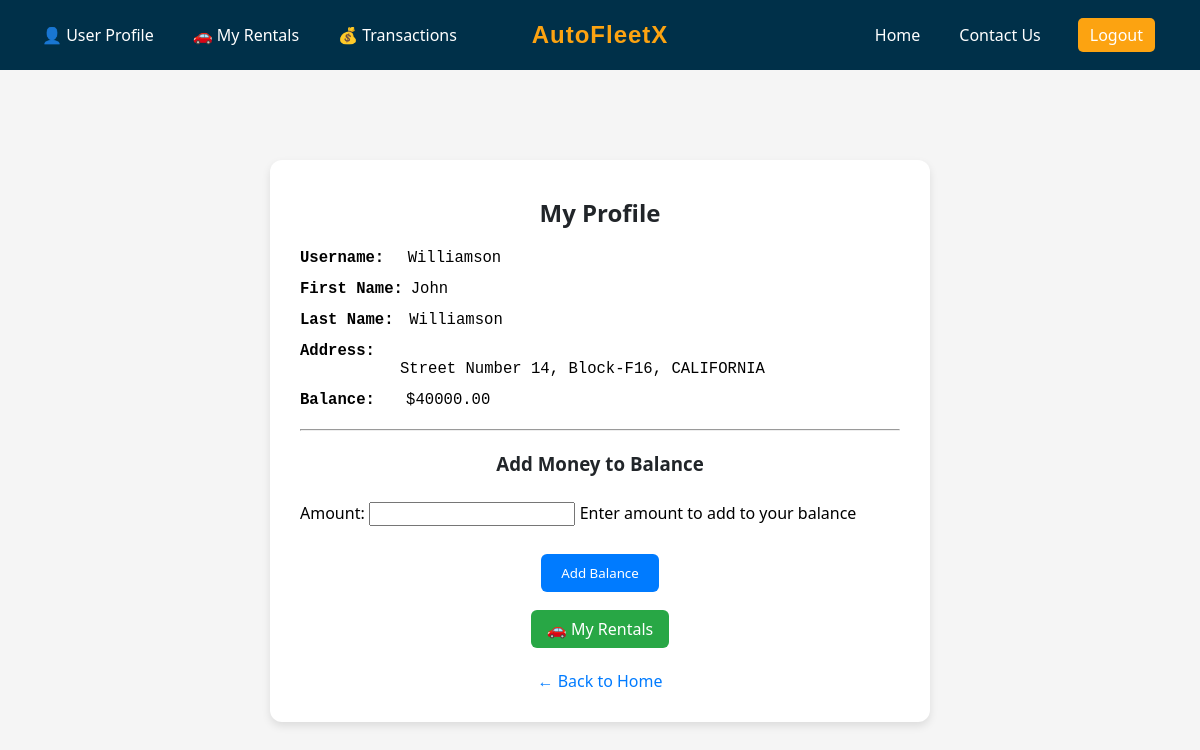
Screenshot of /profile/ (signed in) with the database file from the repository.
### main_app/models.py (models this page shows, shortened)
class CustomUser(AbstractUser):
    balance = models.DecimalField(
        max_digits=10,
        decimal_places=2,
        default=0.00,
        validators=[MinValueValidator(0.0)]
    )
    address = models.TextField(blank=True, null=True)

### main_app/views.py (the view)
# urls.py: path('profile/', views.profile_view, name='profile'),
@login_required
def profile_view(request):
    user = request.user
    if request.method == 'POST':
        form = AddBalanceForm(request.POST)
        if form.is_valid():
            amount = form.cleaned_data['amount']
            try:
                user.add_balance(amount)
                Transaction.objects.create(
                    user=user,
                    amount=amount,
                    transaction_type='ADD',
                    description='Added to wallet'
                )
                messages.success(request, f'${amount} added to your balance',extra_tags="amount-added-to-wallet")
                return redirect('profile')
            except ValueError as e:
                messages.error(request, str(e))
    else:
        form = AddBalanceForm()
    context = {
        'user': user,
        'form': form
    }
    return render(request, 'main_app/profile.html', context)

### main_app/forms.py
class AddBalanceForm(forms.Form):  # for profile_view (when user wants to add balance)
    amount = forms.DecimalField(
        max_digits=10,
        decimal_places=None,
        min_value=1,
        help_text='Enter amount to add to your balance'
    )

### main_app/templates/main_app/profile.html (shortened to what this page needs)
{% extends 'base.html' %}
{% block content %}
{% load static %}
<!DOCTYPE html>
<html lang="en">
<head>
    <link rel="stylesheet" href="{% static 'styles/style.css' %}">
</head>
<body style="background-color: #f5f5f5; font-family: Arial, sans-serif;">
    <div style="max-width: 600px; margin: 50px auto; background: #ffffff; padding: 30px; border-radius: 12px; box-shadow: 0 4px 8px rgba(0,0,0,0.1);">
        <h2 style="text-align: center; margin-bottom: 20px; color: #212529;">My Profile</h2>
        <div style="margin-bottom: 20px;">
            <pre><big><strong>Username:</strong></big>   <big>{{ user.username }}</big></pre>
            <pre><big><strong>First Name:</strong></big> <big>{{ user.first_name }}</big></pre>
            <pre><big><strong>Last Name:</strong></big>  <big>{{ user.last_name }}</big></pre>
            <pre><big><strong>Address:</strong></big>    <div style="margin-left: 100px;"><big>{{ user.address }}</big></div></pre>
            <pre><big><strong>Balance:</strong></big>    <big>${{ user.balance }}</big></pre>
        </div>
        <hr style="margin: 20px 0;">
        <h3 style="text-align: center; color: #212529;">Add Money to Balance</h3>
        <form method="POST" style="margin-top: 20px;">
            {{ form.as_p }}
            <div style="text-align: center;">
                <button type="submit" style="background-color: #007BFF; color: white; padding: 10px 20px; border: none; border-radius: 6px; cursor: pointer;">
                    Add Balance
                </button>
            </div>
        </form>
        <div style="text-align: center; margin-top: 20px;">
            <a href="{% url 'rental_history' %}" style="background-color: #28a745; color: white; padding: 8px 16px; border-radius: 6px; text-decoration: none; font-weight: 500;">
                🚗 My Rentals
            </a>
        </div>
        <div style="text-align: center; margin-top: 30px;">
            <a href="{% url 'home' %}" style="color: #007BFF; text-decoration: none;">&larr; Back to Home</a>
        </div>
    </div>
</body>
</html>
{% endblock %}

### static/styles/style.css (style rules this page uses)
body { margin: 0; padding: 0; }
body { background-color: #f5f5f5; font-family: 'Segoe UI', Tahoma, Geneva, Verdana, sans-serif; }
.car-details h3, .car-details p, label, input, button, h1, h2, h3, a, span { font-family: 'Segoe UI', Tahoma, Geneva, Verdana, sans-serif; margin: 6px 0; }

### templates/base.html (style rules this page uses)
body { margin: 0; font-family: 'Segoe UI', sans-serif; background-color: #f5f5f5; }

### rows the page displays
CustomUser: username "Williamson", first_name "John", last_name "Williamson", address "Street Number 14, Block-F16, CALIFORNIA", balance "40000.00"
